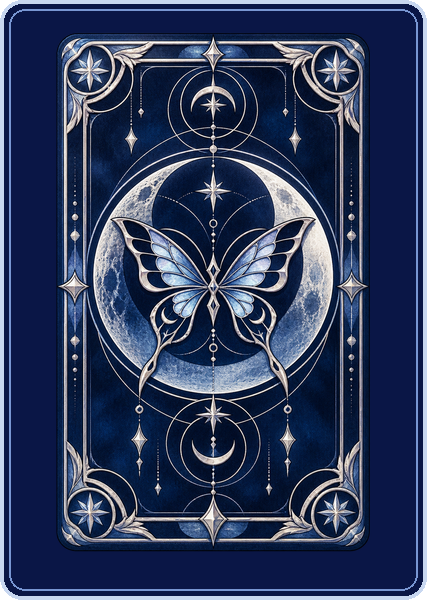
#> input picture art/fx/pile_card_back.png, 427 x 600 px
$ python pile_preview.py ../../art/p3pile/pile_base.png ../../art/fx/pile_card_back.png
#> lines starting #> are read from the running program, lines starting #| are printed output that depends on the picture
#> further down, BACK is the input picture: PIL image 427x600 RGBA; mean R, G, B, A 46.9, 59.3, 92.7, 254.6
"""牌堆界面（P3R 菜单风格）静态预览：打开动画关键帧、网格悬停、滚动后、弃牌堆。布局与 mod/src/Vfx/PileFx.cs 一致。
- 网格：按类型分段（抽牌堆 类型 → 费用 → 名字，不透露抽牌顺序；弃牌堆最新在前），每段一块斜切标题牌，段内逐张平铺卡面，
  整片沿屏幕向右下微斜；卡牌逐张弹入；悬停放大 + 白框 + 名牌，其余压暗。
- 右侧：白色大圆盘 + 立体大字 + 结城理立绘（art/p3pile/pile_base.png；焦散光斑、轮廓光、塔罗牌反光、光粒子，游戏里另有眨眼 / 呼吸）。
卡牌用用户截图里裁出来的 4 种牌面重复充当示例。
用法：python3 tools/ui/pile_preview.py <截图路径> <输出目录>"""
import json
import math
import sys
from pathlib import Path

import numpy as np
from PIL import Image, ImageChops, ImageDraw, ImageFilter, ImageFont

ROOT = Path(__file__).resolve().parents[2]
W, H = 1920, 1080
LAT = str(ROOT / "mod/pck_stage/p3makoto/fonts/BarlowCondensed-900Italic.ttf")
CJK = "/usr/share/fonts/truetype/wqy/wqy-zenhei.ttc"
NAVY = (10, 22, 66)
CYAN = (96, 214, 244)
RED = (226, 32, 58)

CARD_SCALE = 0.64
SRC_DRAW = np.array([110.0, 1000.0])    # 抽牌堆按钮
SRC_DISCARD = np.array([1810.0, 1000.0])  # 弃牌堆按钮
POR_SCALE, POR_X, POR_Y = 0.74, 1150, -20


def lat(s):
    return ImageFont.truetype(LAT, s)


def cjk(s):
    return ImageFont.truetype(CJK, s)


def text_img(s, font, fill, stroke=0, stroke_fill=None, shear=0.0, bold=0):
    l, t, r, b = font.getbbox(s, stroke_width=stroke + bold)
    im = Image.new("RGBA", (r - l + 6, b - t + 6))
    d = ImageDraw.Draw(im)
    if stroke:
        d.text((3 - l, 3 - t), s, font=font, fill=stroke_fill, stroke_width=stroke + bold, stroke_fill=stroke_fill)
    d.text((3 - l, 3 - t), s, font=font, fill=fill, stroke_width=bold, stroke_fill=fill)
    if shear:
        h = im.height
        extra = int(shear * h)
        im = im.transform((im.width + extra, h), Image.AFFINE, (1, shear, -extra, 0, 1, 0), resample=Image.BICUBIC)
    return im


# [11 lines left out: function put, not called in this run]


def ease_out_back(t, k=1.6):
    t = min(max(t, 0.0), 1.0) - 1
    return 1 + (k + 1) * t ** 3 + k * t ** 2


# [6 lines left out: function spring, not called in this run]


# ---------------- 背景 ----------------

def caustic(xs, ys, t=0.0):
    a = np.sin(xs * 40 + np.sin(ys * 17 + xs * 6 + t) * 2.2)
    b = np.sin(xs * 27 - ys * 44 + np.sin(xs * 13 - t) * 1.7)
    return np.clip(1 - np.abs(a + b) * 2.2, 0, 1) ** 3


def background(t):
    y = np.linspace(0, 1, H)[:, None]
    x = np.linspace(0, 1, W)[None, :]
    top = np.array([38, 118, 226]) / 255
    bot = np.array([5, 16, 78]) / 255
    k = np.clip(y * 1.05 + (1 - x) * 0.1, 0, 1)
    img = top * (1 - k[..., None]) + bot * k[..., None]
    img = np.broadcast_to(img, (H, W, 3)).copy()
    net = caustic(x * 1.78, y, t * 1.3)
    img += (net * np.clip(1 - y * 1.9, 0, 1) * 0.42)[..., None] * np.array([0.5, 0.8, 1.0])
    rays = np.clip(np.sin(x * 14 + y * 3 + t * 0.4) * 0.5 + 0.5, 0, 1) ** 6 * np.clip(1 - y * 1.4, 0, 1) * 0.14
    img += rays[..., None]
    return Image.fromarray((np.clip(img, 0, 1) * 255).astype(np.uint8)).convert("RGBA")


def bubbles(im, rng, t, n=30):
#> called with t = 0.12, n = 30
    d = ImageDraw.Draw(im)
    for _ in range(n):
        cx, cy, r, sp = rng.uniform(0, 1150), rng.uniform(80, H + 200), rng.uniform(3, 13), rng.uniform(60, 160)
        cy = (cy - sp * t) % (H + 200) - 50
        a = int(rng.uniform(60, 140))
        d.ellipse([cx - r, cy - r, cx + r, cy + r], outline=(170, 230, 255, a), width=2)
        d.arc([cx - r * 0.6, cy - r * 0.6, cx + r * 0.2, cy + r * 0.2], 190, 260, fill=(230, 250, 255, a), width=2)


def disc(im, word, slide):
    """右侧白色大圆盘 + 灰色立体大字（被圆盘裁掉一截）。slide = 0..1 从右侧滑入。"""
#> called with word = 'DRAW', slide = 0.152
    off = int((1 - slide) * 700)
    cx, cy, r = 1760 + off, 500, 640
    yy, xx = np.mgrid[0:H, 0:W]
    dist = np.sqrt((xx - cx) ** 2 + (yy - cy) ** 2)
    k = np.clip(dist / r, 0, 1)
    col = np.array([248, 251, 255]) * (1 - k[..., None] ** 3) + np.array([206, 228, 246]) * (k[..., None] ** 3)
    stripe = ((xx + yy) // 6) % 7 == 0
    col = np.where(stripe[..., None], col - 9, col)
    a = (np.clip((r - dist) * 1.5, 0, 1) * 255).astype(np.uint8)
    layer = Image.fromarray(np.dstack([col.astype(np.uint8), a]), "RGBA")
    mask = layer.split()[3]
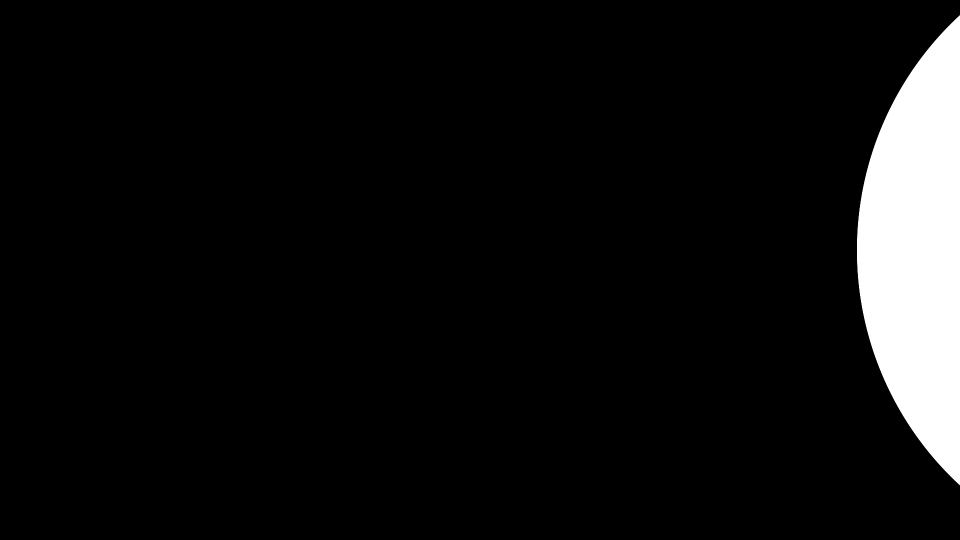
#> mask: PIL image 1920x1080 L (shown at 1/2 size); min 0, max 255, mean 16.5
    f = lat(250)
    shadow = text_img(word, f, (118, 128, 142, 255))
#> in text_img, `im = Image.new("RGBA", (r - l + 6, b - t + 6))`: im: PIL image 767x188 RGBA; every value is 0
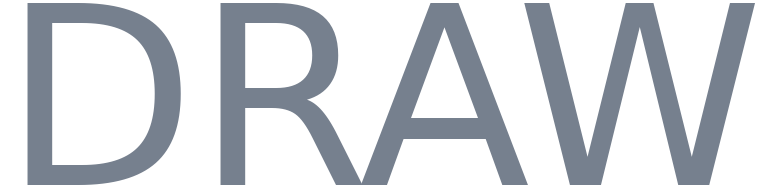
#> shadow: PIL image 767x188 RGBA; mean R, G, B, A 42.1, 45.6, 50.6, 87.1; transparent parts drawn white
    body = text_img(word, f, (214, 220, 230, 255), stroke=3, stroke_fill=(150, 160, 175, 255))
#> in text_img (call 2), `im = Image.new("RGBA", (r - l + 6, b - t + 6))`: im: PIL image 773x194 RGBA; every value is 0
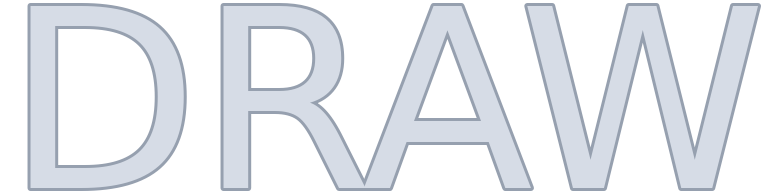
#> body: PIL image 773x194 RGBA; mean R, G, B, A 85.5, 88.5, 93.3, 106; transparent parts drawn white
    blk = Image.new("RGBA", (body.width + 30, body.height + 30))
#> blk: PIL image 803x224 RGBA; every value is 0
    blk.alpha_composite(shadow, (22, 18))
    blk.alpha_composite(body, (0, 0))
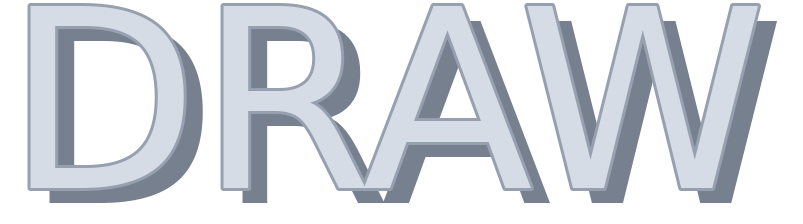
#> blk: PIL image 803x224 RGBA; mean R, G, B, A 88.7, 92.7, 98.8, 126.7; transparent parts drawn white
    blk = blk.rotate(76, expand=True, resample=Image.BICUBIC)
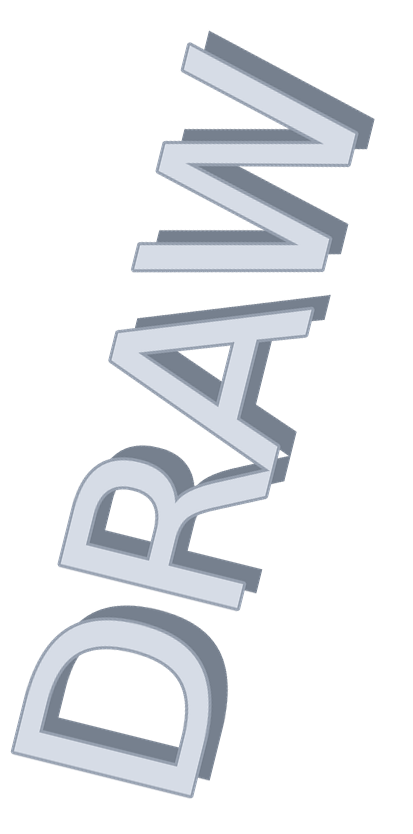
#> blk: PIL image 413x834 RGBA; mean R, G, B, A 46.8, 48.9, 52.2, 66.2; transparent parts drawn white
    wl = Image.new("RGBA", (W, H))
#> wl: PIL image 1920x1080 RGBA; every value is 0
    wl.alpha_composite(blk, (1340 - blk.width // 2 + off, H - blk.height + 30))
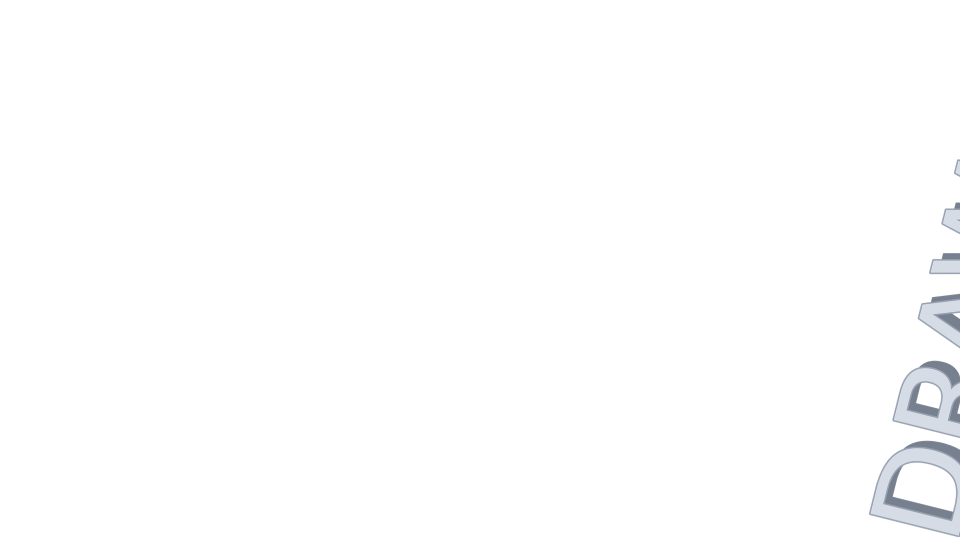
#> wl: PIL image 1920x1080 RGBA (shown at 1/2 size); mean R, G, B, A 3.7, 3.9, 4.1, 5.1; transparent parts drawn white
    wl.putalpha(ImageChops.multiply(wl.split()[3], mask))
    layer.alpha_composite(wl)
    d = ImageDraw.Draw(layer)
    for rr, w, c in ((r - 26, 2, (190, 206, 224, 255)), (r - 70, 1, (205, 218, 232, 255)), (r - 140, 1, (214, 224, 236, 255))):
        d.arc([cx - rr, cy - rr, cx + rr, cy + rr], 95, 265, fill=c, width=w)
    im.alpha_composite(layer)
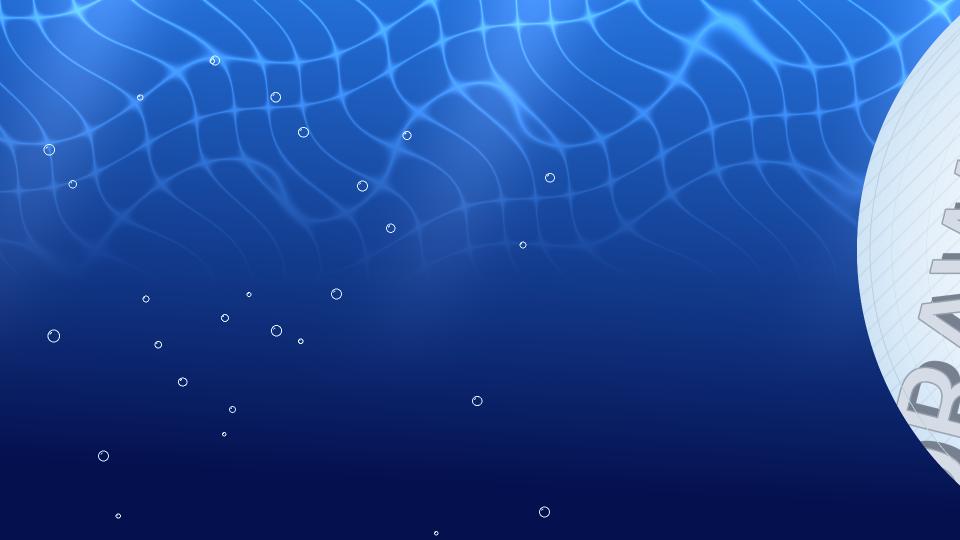
#> im: PIL image 1920x1080 RGBA (shown at 1/2 size); mean R, G, B, A 35.5, 75.1, 152.3, 254.8; transparent parts drawn white
    d = ImageDraw.Draw(im)
    for rr, a0, a1, c, w in ((r + 18, 120, 230, (150, 230, 255, 200), 3), (r + 34, 150, 185, (255, 255, 255, 220), 6), (r + 46, 196, 214, (150, 230, 255, 160), 2)):
        d.arc([cx - rr, cy - rr, cx + rr, cy + rr], a0, a1, fill=c, width=w)
    for i in range(14):
        ang = np.deg2rad(128 + i * 7)
        px, py = cx + np.cos(ang) * (r + 18), cy + np.sin(ang) * (r + 18)
        d.ellipse([px - 3, py - 3, px + 3, py + 3], fill=(220, 245, 255, 220))


def portrait(im, rng, slide, t, dim=0.0):
    meta = json.loads((ROOT / "art/p3pile/meta.json").read_text())
    por = Image.open(ROOT / "art/p3pile/pile_base.png").convert("RGBA")
    por = por.resize((int(por.width * POR_SCALE), int(por.height * POR_SCALE)), Image.LANCZOS)
    ox = POR_X + int((1 - ease_out_back(slide, 1.2)) * 600)
    oy = POR_Y + int(math.sin(t * 2.2) * 4)   # 呼吸
    a = por.split()[3]
    hh, ww = por.height, por.width
    ys, xs = np.mgrid[0:hh, 0:ww]
    net = caustic((xs + ox) / W * 1.78, (ys + oy) / H, 0.7 + t * 1.3)
    rgb = np.asarray(por).astype(np.float32)
    light = net * 0.20 * np.clip(1 - (ys / hh) * 1.2, 0, 1)
    rgb[..., :3] += light[..., None] * np.array([150, 220, 255])
    if dim:
        rgb[..., :3] *= 1 - dim * 0.45
    por = Image.fromarray(np.clip(rgb, 0, 255).astype(np.uint8), "RGBA")
    rim = ImageChops.subtract(a, ImageChops.offset(a, 9, 0)).filter(ImageFilter.GaussianBlur(1.5))
    rim_l = Image.new("RGBA", por.size, (190, 245, 255, 0))
    rim_l.putalpha(rim)
    im.alpha_composite(rim_l.filter(ImageFilter.GaussianBlur(8)), (ox, oy))
    im.alpha_composite(por, (ox, oy))
    im.alpha_composite(rim_l, (ox, oy))
    if slide < 1:
        return
    cc = meta["card_corners"]
    card = [(ox + x * POR_SCALE, oy + y * POR_SCALE) for x, y in (cc["top_left"], cc["top_right"], cc["bottom_right"], cc["bottom_left"])]
    m = Image.new("L", (W, H))
    ImageDraw.Draw(m).polygon(card, fill=255)
    x0, y0 = card[0]
    sweep = Image.new("L", (W, H))
    ImageDraw.Draw(sweep).polygon([(x0 + 30, y0 - 30), (x0 + 62, y0 - 30), (x0 + 22, y0 + 200), (x0 - 10, y0 + 200)], fill=170)
    ImageDraw.Draw(sweep).polygon([(x0 + 74, y0 - 30), (x0 + 84, y0 - 30), (x0 + 44, y0 + 200), (x0 + 34, y0 + 200)], fill=120)
    s = Image.new("RGBA", (W, H), (255, 255, 255, 0))
    s.putalpha(ImageChops.multiply(sweep.filter(ImageFilter.GaussianBlur(3)), m))
    im.alpha_composite(s)
    d = ImageDraw.Draw(im)
    ccx = sum(p[0] for p in card) / 4
    ccy = sum(p[1] for p in card) / 4
    for _ in range(12):
        px, py = rng.normal(ccx, 90), rng.normal(ccy, 120)
        rr = rng.uniform(1.2, 3.0)
        d.ellipse([px - rr * 3, py - rr * 3, px + rr * 3, py + rr * 3], fill=(140, 220, 255, 40))
        d.ellipse([px - rr, py - rr, px + rr, py + rr], fill=(235, 250, 255, 230))
    for (px, py), L in ((card[0], 20), (card[2], 14)):
        d.line([px - L, py, px + L, py], fill=(255, 255, 255, 230), width=2)
        d.line([px, py - L, px, py + L], fill=(255, 255, 255, 230), width=2)


# ---------------- 卡牌 ----------------

# [54 lines left out: functions count_badge, name_plate, card_sprite, not called in this run]


COLS, CARD_W, CELL_W, CELL_H = 5, 160, 178, 252          # 与 mod/src/Vfx/PileFx.cs 一致
GRID_X, GRID_TOP, GRID_BOTTOM, HEADER_H, SLANT = 190, 262, 1010, 58, 0.05


# [77 lines left out: function grid, not called in this run]


BACK = Image.open(ROOT / "art/fx/pile_card_back.png").convert("RGBA")


# [130 lines left out: functions flip_render, _persp_coeffs, focus_layer, info, chrome, header and 1 more, not called in this run]


def frame(shot, mode, t, hover=None, scroll=0.0, focus=None, fp=0.0):
    rng = np.random.default_rng(3)
    im = background(t)
    src = SRC_DRAW if mode == "draw" else SRC_DISCARD
    rad = 2300 * ease_out_back(t / 0.55, 0.6)
    bubbles(im, rng, t)
    disc(im, "DRAW" if mode == "draw" else "DISCARD", ease_out_back((t - 0.1) / 0.5, 1.0))
    portrait(im, np.random.default_rng(5), min(1.0, max(0.0, (t - 0.18) / 0.5)), t)
    faces, groups = deck(shot, mode)
    header(im, mode, sum(c for _, c in groups))
    grid(im, faces, groups, mode, hover, scroll, t, focus, fp)
    chrome(im, shot)
    if rad < 2300:
        old = Image.open(shot).convert("RGBA").resize((W, H))
        old = Image.alpha_composite(old, Image.new("RGBA", (W, H), (0, 0, 20, 120)))
        m = Image.new("L", (W, H), 255)
        box = [src[0] - rad, src[1] - rad, src[0] + rad, src[1] + rad]
        ImageDraw.Draw(m).ellipse(box, fill=0)
        old.putalpha(m)
        im.alpha_composite(old)
        ring = Image.new("RGBA", (W, H))
        ImageDraw.Draw(ring).ellipse(box, outline=(170, 240, 255, 255), width=10)
        im.alpha_composite(ring.filter(ImageFilter.GaussianBlur(4)))
        ImageDraw.Draw(im).ellipse(box, outline=(255, 255, 255, 255), width=3)
    return im


def main(shot, outdir):
    out = Path(outdir)
    out.mkdir(parents=True, exist_ok=True)
    times = [0.12, 0.25, 0.38, 0.5, 0.7, 1.2]
    frames = [frame(shot, "draw", t).convert("RGB").resize((640, 360), Image.LANCZOS) for t in times]
    sheet = Image.new("RGB", (640 * 3 + 40, 360 * 2 + 30), (8, 10, 20))
    d = ImageDraw.Draw(sheet)
    for k, (t, f) in enumerate(zip(times, frames)):
        x, y = 10 + (k % 3) * 650, 10 + (k // 3) * 370
        sheet.paste(f, (x, y))
        d.text((x + 8, y + 300), f"{t:.2f}s", font=lat(30), fill=(255, 230, 60))
    sheet.save(out / "pile_open_anim.png")
    frame(shot, "draw", 2.0, hover=3).convert("RGB").save(out / "pile_grid_hover.png")
    frame(shot, "draw", 2.0, scroll=300).convert("RGB").save(out / "pile_grid_scrolled.png")
    frame(shot, "discard", 2.0, hover=1).convert("RGB").save(out / "pile_discard.png")
    fps = [0.12, 0.28, 0.42, 0.55, 0.72, 1.0]
    frames = [frame(shot, "draw", 2.0, focus=10, fp=f).convert("RGB").resize((640, 360), Image.LANCZOS) for f in fps]
    sheet = Image.new("RGB", (640 * 3 + 40, 360 * 2 + 30), (8, 10, 20))
    d = ImageDraw.Draw(sheet)
    for k, (f, fr) in enumerate(zip(fps, frames)):
        x, y = 10 + (k % 3) * 650, 10 + (k // 3) * 370
        sheet.paste(fr, (x, y))
        d.text((x + 8, y + 300), f"{f * 0.5:.2f}s", font=lat(30), fill=(255, 230, 60))
    sheet.save(out / "pile_focus_anim.png")
    frame(shot, "draw", 2.0, focus=10, fp=1.0).convert("RGB").save(out / "pile_focus.png")


if __name__ == "__main__":
#> (the run stopped early here; a loop or call above may not have finished)
